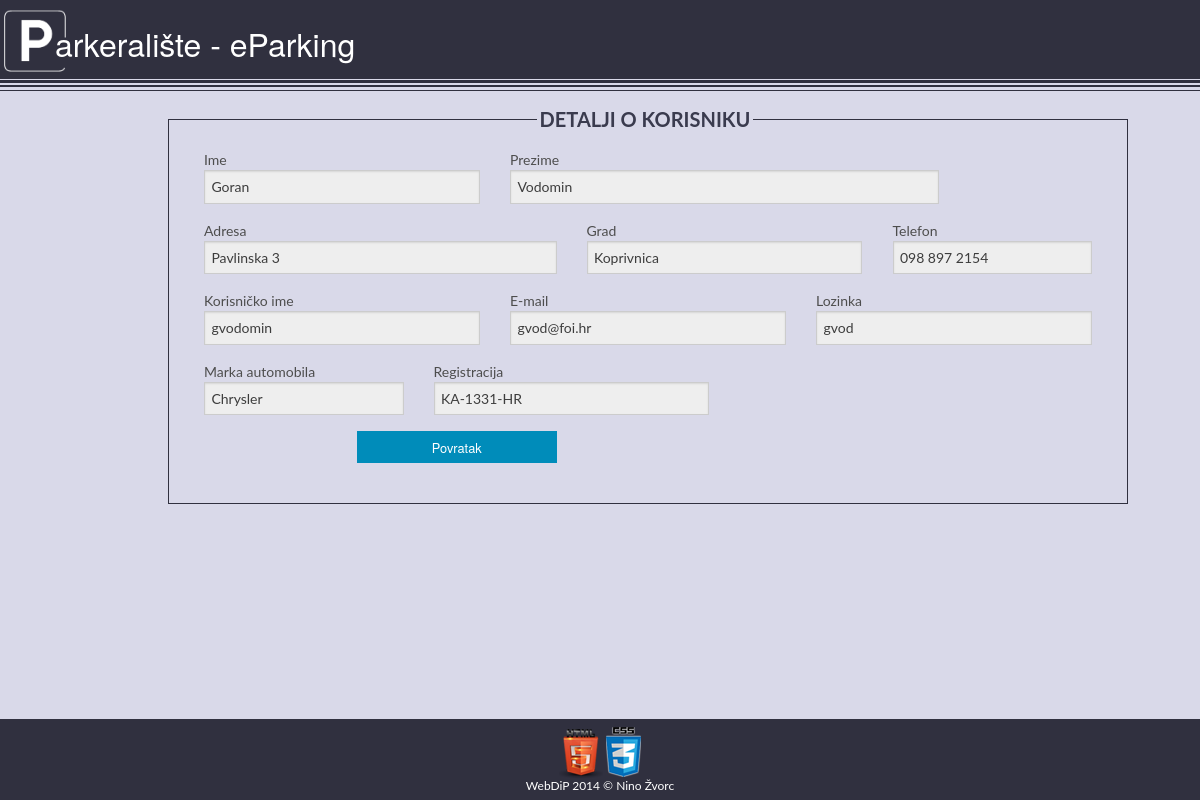
The page /privatno/detalji.php?korisnik=3 on the database its author committed.
### tables this page shows
CREATE TABLE IF NOT EXISTS `vozilo` (
  `idvozila` int(11) NOT NULL auto_increment,
  `registracija` varchar(15) NOT NULL,
  `vlasnik` int(11) NOT NULL,
  `marka` int(11) NOT NULL,
  PRIMARY KEY  (`idvozila`),
  KEY `fk_vozilo_korisnik1_idx` (`vlasnik`),
  KEY `fk_vozilo_marka1_idx` (`marka`)
);

CREATE TABLE IF NOT EXISTS `korisnik` (
  `idkorisnika` int(11) NOT NULL auto_increment,
  `ime` varchar(20) NOT NULL,
  `prezime` varchar(40) NOT NULL,
  `korisnicko` varchar(20) NOT NULL,
  `lozinka` varchar(20) NOT NULL,
  `adresa` varchar(50) NOT NULL,
  `grad` varchar(30) default NULL,
  `email` varchar(30) default NULL,
  `telefon` varchar(20) NOT NULL,
  `tip` int(11) NOT NULL,
  `aktivan` int(11) NOT NULL,
  `kod` int(11) NOT NULL,
  `vrijeme` datetime NOT NULL,
  PRIMARY KEY  (`idkorisnika`),
  KEY `fk_korisnik_tip_korisnika1_idx` (`tip`)
);

CREATE TABLE IF NOT EXISTS `marka` (
  `idmarke` int(11) NOT NULL auto_increment,
  `naziv` varchar(45) NOT NULL,
  PRIMARY KEY  (`idmarke`)
);

### okviri/baza.class.php (called while the page is built, shortened)
<?php
class Baza{
    function spojiDB(){
        $mysqli= new mysqli(self::server, self::korisnik,  self::lozinka, self::baza);
        return $mysqli;
    }
    function selectDB($upit){
        $veza =  self::spojiDB();
        $rezultat = $veza->query($upit) or trigger_error("Greska kod upita {$upit} - ".
                "Greska: ".$veza->error." ".E_USER_ERROR);
        return $rezultat;
    }
}
?>

### privatno/detalji.php (the view, shortened to what this page needs)
<?php
    include_once ("../okviri/baza.class.php");
    $baza=new Baza();
    $id=$_REQUEST["korisnik"];
    $upit="select * from korisnik k, vozilo v, marka m where k.idkorisnika='$id' and k.idkorisnika=v.vlasnik and m.idmarke=v.marka;";
    $podaci=$baza->selectDB($upit);
    $red=$podaci->fetch_array();
?>
<html>
    <head>
        <link rel="stylesheet" href="../css/foundation.css" />
        <link rel="stylesheet" href="../css/css_nzvorc.css" />
        <link rel="stylesheet" href="//code.jquery.com/ui/1.10.4/themes/smoothness/jquery-ui.css">
    </head>
    <body>
        <header>
            arkeralište -  eParking
        </header>
        <hr class="jedan"/>
        <hr class="dva"/>
        <hr class="tri"/>
        <section style="width: 80%; margin-left: 10%">
            <form name="registracija" class="forma"  action="<?php echo $_SERVER['PHP_SELF'] ?>" method="POST" >
                <fieldset>
                    <legend class="naslov" >Detalji o korisniku</legend>
                    <div class="row">
                      <div class="large-4 columns">
                          <label id="imeg" for="ime">Ime</label>
                          <input name="ime" type="text" id="ime" disabled="" value="<?php echo $red[1]; ?>"/>
                      </div>
                      <div class="large-6 columns">
                          <label id="prezimeg"for="prezime">Prezime</label>
                          <input name="prezime" type="text" id="prezime" disabled="" value="<?php echo $red[2]; ?>"/>
                      </div>
                    </div>
                    <div class="row">
                      <div class="large-5 columns">
                          <label for="adresa">Adresa</label>
                          <input name="adresa" type="text" id="adresa" disabled="" value="<?php echo $red[5]; ?>"/>
                      </div>
                      <div class="large-4 columns">
                          <label for="grad">Grad</label>
                          <input name="grad" type="text" id="grad" disabled="" value="<?php echo $red[6]; ?>"/>
                      </div>
                        <div class="large-3 columns">
                          <label for="telefon">Telefon</label>
                          <input name="telefon" type="tel" id="telefon" disabled="" value="<?php echo $red[8]; ?>" />
                        </div>
                    </div>
                    <div class="row">
                        <div class="large-4 columns">
                          <label for="korisnickoIme" id='greske' >Korisničko ime</label>
                          <input name="korisnicko" type="text" id="korisnickoIme" disabled="" value="<?php echo $red[3]; ?>" />
                        </div>
                        <div class="large-4 columns">
                          <label for="email" id='greske1'>E-mail</label>
                          <input name="email" type="email" id="email" disabled="" value="<?php echo $red[7]; ?>" />
                        </div>
                        <div class="large-4 columns">
                           <label for="lozinka" id="lozinkag" >Lozinka</label>
                           <input name="lozinka" type="text" id="lozinka" disabled="" value="<?php echo $red[4]; ?>"/>
                        </div>
                    </div>
                    <div class="row">
                          <div class="large-3 columns">
                              <label for="marka">Marka automobila</label>
                              <input name="marka" type="text" id="marka" required="" disabled="" value="<?php echo $red[18]; ?>"/>
                          </div>
                          <div class="large-4 columns">
                              <label for="registracija">Registracija</label>
                              <input name="registracija" type="text" id="registracija" disabled="" value="<?php echo $red[14]; ?>"/>
                          </div>
                    </div>
                    <div class="row">
                        <div class="large-3 columns">
                            <a href="index.php" class="button expand tiny">Povratak</a>
                        </div>
                     </div></div>
                </fieldset>
            </form>
        </section>
        <footer id="footer">
            <a href="http://validator.w3.org/check?uri=http://arka.foi.hr/WebDiP/2013/zadaca_01/nzvorc/"><img src="img/html-5.png" alt="valid_html" /></a>
            <a href="http://jigsaw.w3.org/css-validator/validator?uri=http://arka.foi.hr/WebDiP/2013/zadaca_01/nzvorc"><img src="img/css.png" alt="valid_css" style="margin-bottom: 3px;"/></a><br>
            WebDiP 2014 &#169; Nino Žvorc
        </footer>
    </body>
</html>

### css/css_nzvorc.css (style rules this page uses)
body { width: 100%; background-color: #d9d9e9; box-sizing: border-box; margin: 0; font-family: Lato; }
header { font-family: Helvetica Neue; font-size: xx-large; color: #ffffff; background-color: #30303f; background-image: url('../img/parking.gif'); background-size: 70px; background-repeat: no-repeat; padding-top: 27px; padding-bottom: 20px; padding-left: 55px; width: 100%; }
hr.jedan, hr.dva, hr.tri { background-color: #30303f; border: none; height: 3px; margin-bottom: 2px; margin-top: 1px; }
hr.dva { height: 2px; margin-top: 2px; }
hr.tri { height: 1px; margin-top: 3px; margin-bottom: 0px; }
footer { background-color: #30303f; text-align: center; text-decoration: inherit; color: #ffffff; width: 100%; font-size: 12px; padding: 8px 0px; clear: both; position: fixed; bottom: 0; }
form { margin-left: auto; margin-right: auto; width: 450px; }
.forma { margin-left: 5%; width: 100%; }
.naslov { color: #3a3b4e; font-size: 20px; font-family: Lato; text-transform: uppercase; text-align: center; font-weight: bold; }

### rows shown on the page
vozilo: ime "Goran", prezime "Vodomin", adresa "Pavlinska 3", grad "Koprivnica", telefon "098 897 2154", korisnicko "gvodomin", email "gvod@foi.hr", lozinka "gvod", marka "Chrysler", registracija "KA-1331-HR"
